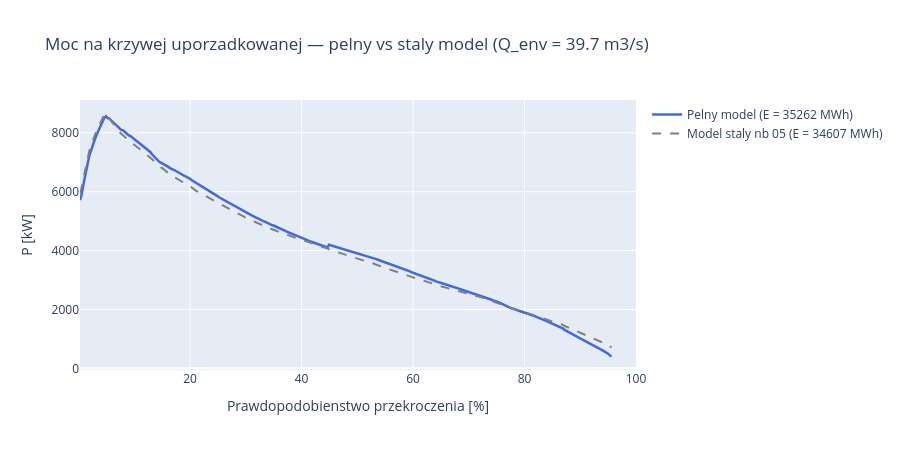

Notebook cell for this chart:
### Markdown cell above
---
## Krok 5: Porownanie z modelem stalym (nb 05)

Zobaczmy ile wynosi roznica w energii rocznej miedzy:
- **(A) Pelny model** (straty + var η_t + var η_g) — to co liczymy w tym notebooku,
- **(B) Model staly** — jak w nb 05: brak strat, $\\eta_{total} = 0.848$.

**Prompt do LLM:**
> *"Porownaj energie roczna i moc dla dwoch modeli: pelnego i stalego.
> Pokaz tabelke z roznica i wykres mocy obu modeli."*

**Uzyte funkcje:** `compute_power_constant_eta`, `annual_energy`.

### Code cell
# Model staly (nb 05) — po naprawie Q_min w compute_power_constant_eta
# powinien teraz pracowac na tym samym zakresie co pelny model (1 turbina co najmniej).
result_simple = compute_power_constant_eta(
    Q_sorted=Q_sorted,
    H_gross=H_gross,
    Q_design=Q_total_design,                    # CALKOWITY przeplyw (jak w nb 05)
    n_turbines=N_TURBINES,
    Q_min_fraction=turbine_type.Q_ratio_min,
    eta_total=0.848,
    Q_env=Q_ENV,
)

E_simple = annual_energy(result_simple)

# Tabelka porownawcza
print('=== Porownanie modeli ===')
print(f'                              Pelny       Staly (nb 05)   Roznica')
print(f'  Energia roczna [MWh]:      {E_MWh:>7.0f}     {E_simple:>7.0f}        '
      f'{E_MWh - E_simple:+.0f} ({(E_MWh/E_simple - 1)*100:+.1f}%)')
print(f'  Dni pracy:                 {oh:>7d}     {(result_simple["P_kW"] > 0).sum():>7d}')
print(f'  Sprawnosc dziala (avg):    {eta_avg["eta_total_avg"]:>7.3f}     {0.848:>7.3f}')

# Wykres mocy — NaN-gap, oba modele
P_full_plot = np.where(result['n_active'].values > 0, result['P_el_kW'].values, np.nan)
P_simp_plot = np.where(result_simple['P_kW'].values > 0, result_simple['P_kW'].values, np.nan)

fig = go.Figure()
fig.add_trace(go.Scatter(x=result['pct'], y=P_full_plot,
    mode='lines', name=f'Pelny model (E = {E_MWh:.0f} MWh)',
    line=dict(color='royalblue', width=2.5), connectgaps=False))
fig.add_trace(go.Scatter(x=result_simple['pct'], y=P_simp_plot,
    mode='lines', name=f'Model staly nb 05 (E = {E_simple:.0f} MWh)',
    line=dict(color='gray', width=2, dash='dash'), connectgaps=False))
fig.update_layout(
    title=f'Moc na krzywej uporzadkowanej — pelny vs staly model (Q_env = {Q_ENV:.1f} m3/s)',
    xaxis_title='Prawdopodobienstwo przekroczenia [%]',
    yaxis_title='P [kW]', height=450, hovermode='x unified',
)
fig.show()

print()
print('Wnioski:')
print(f'  - Pelny model: E = {E_MWh:.0f} MWh vs {E_simple:.0f} MWh w modelu stalym '
      f'({(E_MWh / E_simple - 1) * 100:+.1f}% roznicy).')
print('  - Roznice powoduja: straty hydrauliczne (H_net < H_brutto), spadek eta_t i eta_g')
print('    przy czesciowym obciazeniu oraz prog Q_min (rozdzial przeplywu miedzy turbiny).')
print('  - Model staly z nb 05 to szybkie oszacowanie; pelny model pokazuje, ktore')
print('    zjawiska i jak mocno koryguja wynik.')

### Figure 1 — Plotly figure (JSON) as saved in the notebook; plotly's stock layout.template omitted (floating-point values rounded to 4 significant figures; data arrays with more than 128 entries replaced by an {"elided": "..."} marker saying what was removed)
{"data": [{"connectgaps": false, "line": {"color": "royalblue", "width": 2.5}, "mode": "lines", "name": "Pelny model (E = 35262 MWh)", "type": "scatter", "x": {"elided": "365 float values"}, "y": {"elided": "365 float values"}}, {"connectgaps": false, "line": {"color": "gray", "dash": "dash", "width": 2}, "mode": "lines", "name": "Model staly nb 05 (E = 34607 MWh)", "type": "scatter", "x": {"elided": "365 float values"}, "y": {"elided": "365 float values"}}], "layout": {"height": 450, "hovermode": "x unified", "title": {"text": "Moc na krzywej uporzadkowanej — pelny vs staly model (Q_env = 39.7 m3/s)"}, "xaxis": {"title": {"text": "Prawdopodobienstwo przekroczenia [%]"}}, "yaxis": {"title": {"text": "P [kW]"}}}}
